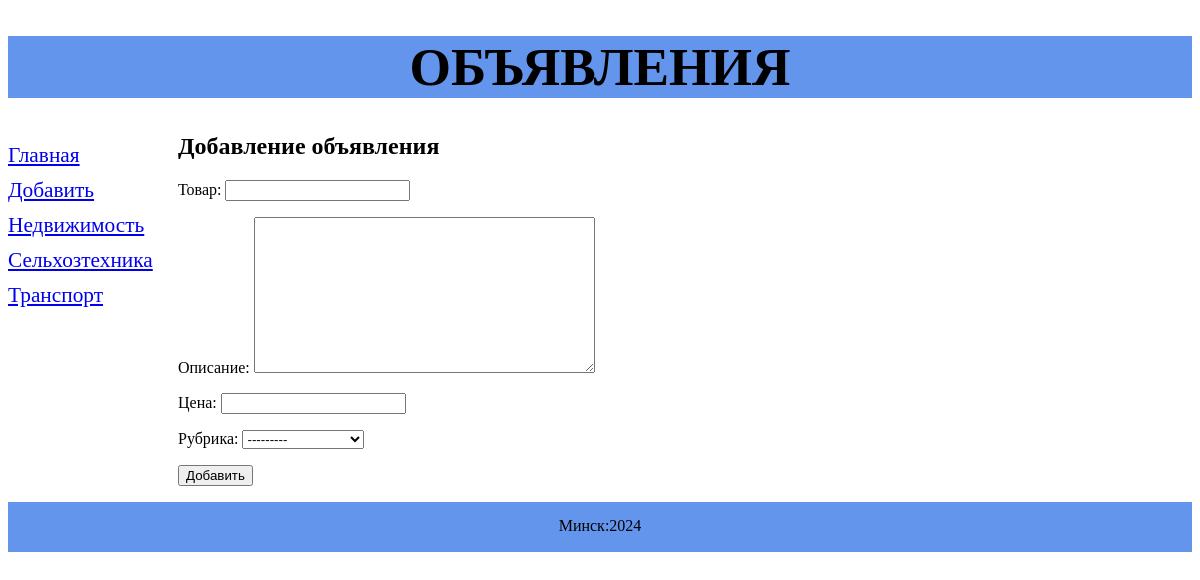
The page /bboard/add/ on the database its author committed.
### bboard/models.py (models this page shows)
class Rubric(models.Model):
    name = models.CharField(max_length=20, db_index=True, verbose_name='Название')
    def __str__(self):
        return self.name
    class Meta:
        verbose_name_plural = 'Рубрики'
        verbose_name = 'Рубрика'
        ordering = ['name']

### bboard/views.py (the view)
# urls.py: path('add/', BbCreateView.as_view(), name='add'),
class BbCreateView(CreateView):
    template_name = 'bboard/create.html'
    form_class = BbForm
    success_url = reverse_lazy('index')
    def get_context_data(self, **kwargs):
        context = super().get_context_data(**kwargs)
        year = datetime.datetime.now()
        context['rubrics'] = Rubric.objects.all()
        context['date'] = year.strftime("%Y")
        return context

### bboard/forms.py
class BbForm(ModelForm):
    class Meta:
        model = Bb
        fields = ('title', 'content', 'price', 'rubric')

### bboard/templates/bboard/create.html (shortened to what this page needs)
{% extends "layout/basic.html" %}
{% block content %}
    <h1>Добавление объявления</h1>
    <form method="post">
        {{ form.as_p }}
        <input type="submit" value="Добавить">
    </form>
{% endblock %}

### bboard/templates/layout/basic.html (shortened to what this page needs)
{% load static %}
<!DOCTYPE html>
<html lang="en">
<head>
    <link rel="stylesheet" type="text/css" href="{% static 'bboard/style.css' %}">
</head>
<body>
    <header>
        <h1>Объявления</h1>
    </header>
    <nav>
        <a href="{% url 'index' %}">Главная</a>
        <a href="{% url 'add' %}">Добавить</a>
        {% for rubric in rubrics %}
            <a href="{% url 'by_rubric' rubric.id %}">{{ rubric.name }}</a>
        {% endfor %}
    </nav>
    <section>
        {% block content %}
        {% endblock %}
    </section>
    <footer>
        <p>Минск:{{ date }}</p>
    </footer>
</body>
</html>

### bboard/static/bboard/style.css (style rules this page uses)
header h1 { font-size: 40pt; text-transform: uppercase; text-align: center; background-color: cornflowerblue; }
nav { font-size: 16pt; width: 150px; float: left; }
nav a { display: block; margin: 10px 0px; }
section { margin-left: 170px; }
footer { position: page; bottom: 0; width: 100%; height: 50px; text-align: center; background-color: cornflowerblue; }
footer p { font-size: 12pt; padding-top: 15px; }

### rows shown on the page
Rubric: name "Недвижимость"
Rubric: name "Сельхозтехника"
Rubric: name "Транспорт"

### other values the page prints
{{ date }} "2024"
